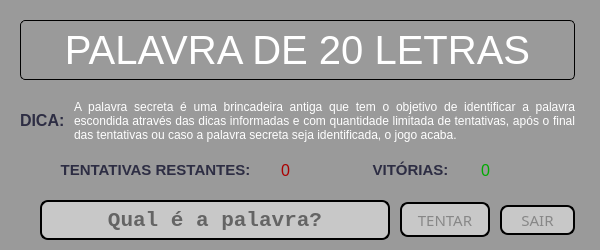
<?xml version="1.0" encoding="UTF-8"?>
<ui version="4.0">
 <class>MainWindow</class>
 <widget class="QMainWindow" name="MainWindow">
  <property name="geometry">
   <rect>
    <x>0</x>
    <y>0</y>
    <width>600</width>
    <height>250</height>
   </rect>
  </property>
  <property name="sizePolicy">
   <sizepolicy hsizetype="Fixed" vsizetype="Fixed">
    <horstretch>0</horstretch>
    <verstretch>0</verstretch>
   </sizepolicy>
  </property>
  <property name="minimumSize">
   <size>
    <width>600</width>
    <height>250</height>
   </size>
  </property>
  <property name="maximumSize">
   <size>
    <width>600</width>
    <height>250</height>
   </size>
  </property>
  <property name="windowTitle">
   <string>QUAL É A PALAVRA?</string>
  </property>
  <property name="windowIcon">
   <iconset>
    <normaloff>favicon.ico</normaloff>favicon.ico</iconset>
  </property>
  <widget class="QWidget" name="centralwidget">
   <layout class="QGridLayout" name="gridLayout">
    <property name="leftMargin">
     <number>0</number>
    </property>
    <property name="topMargin">
     <number>0</number>
    </property>
    <property name="rightMargin">
     <number>0</number>
    </property>
    <property name="bottomMargin">
     <number>0</number>
    </property>
    <property name="spacing">
     <number>0</number>
    </property>
    <item row="0" column="0">
     <widget class="QStackedWidget" name="paginas">
      <property name="currentIndex">
       <number>2</number>
      </property>
      <widget class="QWidget" name="paginaInicial">
       <property name="styleSheet">
        <string notr="true">background-color: rgb(154, 154, 154);
color: rgb(255, 255, 255);</string>
       </property>
       <layout class="QVBoxLayout" name="verticalLayout">
        <property name="spacing">
         <number>0</number>
        </property>
        <property name="leftMargin">
         <number>0</number>
        </property>
        <property name="topMargin">
         <number>0</number>
        </property>
        <property name="rightMargin">
         <number>0</number>
        </property>
        <property name="bottomMargin">
         <number>0</number>
        </property>
        <item>
         <widget class="QFrame" name="_frameOrganizacao">
          <property name="frameShape">
           <enum>QFrame::NoFrame</enum>
          </property>
          <property name="frameShadow">
           <enum>QFrame::Raised</enum>
          </property>
          <widget class="QPushButton" name="btnNovoJogo">
           <property name="geometry">
            <rect>
             <x>40</x>
             <y>90</y>
             <width>180</width>
             <height>40</height>
            </rect>
           </property>
           <property name="font">
            <font>
             <pointsize>15</pointsize>
            </font>
           </property>
           <property name="cursor">
            <cursorShape>PointingHandCursor</cursorShape>
           </property>
           <property name="styleSheet">
            <string notr="true">QPushButton {
	border: 2px solid;
	border-radius: 8px;
	color: #878787;
	background-color: rgb(200, 200, 200); 
}

QPushButton:hover {
	color: rgb(200, 200, 200);
	background-color: #878787;
}

QPushButton:pressed {
	color: rgb(200, 200, 200);
	background-color: black;
}</string>
           </property>
           <property name="text">
            <string>NOVO JOGO</string>
           </property>
          </widget>
          <widget class="QLabel" name="_labelIcone">
           <property name="geometry">
            <rect>
             <x>110</x>
             <y>20</y>
             <width>40</width>
             <height>40</height>
            </rect>
           </property>
           <property name="styleSheet">
            <string notr="true"/>
           </property>
           <property name="text">
            <string/>
           </property>
           <property name="pixmap">
            <pixmap>favicon.ico</pixmap>
           </property>
           <property name="scaledContents">
            <bool>true</bool>
           </property>
           <property name="alignment">
            <set>Qt::AlignCenter</set>
           </property>
          </widget>
          <widget class="QLabel" name="_labelTitulo">
           <property name="geometry">
            <rect>
             <x>160</x>
             <y>20</y>
             <width>331</width>
             <height>31</height>
            </rect>
           </property>
           <property name="font">
            <font>
             <family>Segoe Print</family>
             <pointsize>22</pointsize>
             <weight>75</weight>
             <bold>true</bold>
            </font>
           </property>
           <property name="styleSheet">
            <string notr="true">color: black;</string>
           </property>
           <property name="text">
            <string>QUAL É A PALAVRA?</string>
           </property>
          </widget>
          <widget class="QPushButton" name="btnSair">
           <property name="geometry">
            <rect>
             <x>40</x>
             <y>190</y>
             <width>120</width>
             <height>40</height>
            </rect>
           </property>
           <property name="font">
            <font>
             <pointsize>15</pointsize>
            </font>
           </property>
           <property name="cursor">
            <cursorShape>PointingHandCursor</cursorShape>
           </property>
           <property name="styleSheet">
            <string notr="true">QPushButton {
	border: 2px solid;
	border-radius: 8px;
	color: #878787;
	background-color: rgb(200, 200, 200); 
}

QPushButton:hover {
	color: rgb(200, 200, 200);
	background-color: #878787;
}

QPushButton:pressed {
	color: rgb(200, 200, 200);
	background-color: black;
}</string>
           </property>
           <property name="text">
            <string>SAIR</string>
           </property>
          </widget>
          <widget class="QPushButton" name="btnPalavras">
           <property name="geometry">
            <rect>
             <x>40</x>
             <y>140</y>
             <width>150</width>
             <height>40</height>
            </rect>
           </property>
           <property name="font">
            <font>
             <pointsize>15</pointsize>
            </font>
           </property>
           <property name="cursor">
            <cursorShape>PointingHandCursor</cursorShape>
           </property>
           <property name="styleSheet">
            <string notr="true">QPushButton {
	border: 2px solid;
	border-radius: 8px;
	color: #878787;
	background-color: rgb(200, 200, 200); 
}

QPushButton:hover {
	color: rgb(200, 200, 200);
	background-color: #878787;
}

QPushButton:pressed {
	color: rgb(200, 200, 200);
	background-color: black;
}</string>
           </property>
           <property name="text">
            <string>PALAVRAS</string>
           </property>
          </widget>
          <widget class="QLabel" name="_labelScore">
           <property name="geometry">
            <rect>
             <x>380</x>
             <y>70</y>
             <width>80</width>
             <height>20</height>
            </rect>
           </property>
           <property name="font">
            <font>
             <family>Segoe Print</family>
             <pointsize>16</pointsize>
             <weight>75</weight>
             <bold>true</bold>
            </font>
           </property>
           <property name="styleSheet">
            <string notr="true">color: rgb(45, 45, 67);</string>
           </property>
           <property name="text">
            <string>Score:</string>
           </property>
           <property name="alignment">
            <set>Qt::AlignCenter</set>
           </property>
          </widget>
          <widget class="QLabel" name="_labelScoreName">
           <property name="geometry">
            <rect>
             <x>310</x>
             <y>100</y>
             <width>80</width>
             <height>20</height>
            </rect>
           </property>
           <property name="font">
            <font>
             <family>Segoe Print</family>
             <pointsize>11</pointsize>
             <weight>75</weight>
             <bold>true</bold>
            </font>
           </property>
           <property name="styleSheet">
            <string notr="true">color: rgb(45, 45, 67);</string>
           </property>
           <property name="text">
            <string>NOME:</string>
           </property>
           <property name="alignment">
            <set>Qt::AlignCenter</set>
           </property>
          </widget>
          <widget class="QLabel" name="_labelScorePontos">
           <property name="geometry">
            <rect>
             <x>440</x>
             <y>100</y>
             <width>80</width>
             <height>20</height>
            </rect>
           </property>
           <property name="font">
            <font>
             <family>Segoe Print</family>
             <pointsize>11</pointsize>
             <weight>75</weight>
             <bold>true</bold>
            </font>
           </property>
           <property name="styleSheet">
            <string notr="true">color: rgb(45, 45, 67);</string>
           </property>
           <property name="text">
            <string>ACERTOS</string>
           </property>
           <property name="alignment">
            <set>Qt::AlignCenter</set>
           </property>
          </widget>
          <widget class="QLabel" name="labelPrimeiro">
           <property name="geometry">
            <rect>
             <x>320</x>
             <y>140</y>
             <width>150</width>
             <height>20</height>
            </rect>
           </property>
           <property name="font">
            <font>
             <family>Segoe Print</family>
             <pointsize>10</pointsize>
            </font>
           </property>
           <property name="styleSheet">
            <string notr="true">padding-left: 2px;</string>
           </property>
           <property name="text">
            <string>-</string>
           </property>
           <property name="alignment">
            <set>Qt::AlignLeading|Qt::AlignLeft|Qt::AlignVCenter</set>
           </property>
          </widget>
          <widget class="QLabel" name="labelPontosPrimeiro">
           <property name="geometry">
            <rect>
             <x>473</x>
             <y>140</y>
             <width>30</width>
             <height>20</height>
            </rect>
           </property>
           <property name="font">
            <font>
             <family>Segoe Print</family>
             <pointsize>10</pointsize>
            </font>
           </property>
           <property name="text">
            <string>-</string>
           </property>
           <property name="alignment">
            <set>Qt::AlignRight|Qt::AlignTrailing|Qt::AlignVCenter</set>
           </property>
          </widget>
          <widget class="QLabel" name="labelSegundo">
           <property name="geometry">
            <rect>
             <x>320</x>
             <y>170</y>
             <width>150</width>
             <height>20</height>
            </rect>
           </property>
           <property name="font">
            <font>
             <family>Segoe Print</family>
             <pointsize>10</pointsize>
            </font>
           </property>
           <property name="styleSheet">
            <string notr="true">padding-left: 2px;</string>
           </property>
           <property name="text">
            <string>-</string>
           </property>
           <property name="alignment">
            <set>Qt::AlignLeading|Qt::AlignLeft|Qt::AlignVCenter</set>
           </property>
          </widget>
          <widget class="QLabel" name="labelPontosSegundo">
           <property name="geometry">
            <rect>
             <x>473</x>
             <y>170</y>
             <width>30</width>
             <height>20</height>
            </rect>
           </property>
           <property name="font">
            <font>
             <family>Segoe Print</family>
             <pointsize>10</pointsize>
            </font>
           </property>
           <property name="text">
            <string>-</string>
           </property>
           <property name="alignment">
            <set>Qt::AlignRight|Qt::AlignTrailing|Qt::AlignVCenter</set>
           </property>
          </widget>
          <widget class="QLabel" name="labelTerceiro">
           <property name="geometry">
            <rect>
             <x>320</x>
             <y>200</y>
             <width>150</width>
             <height>20</height>
            </rect>
           </property>
           <property name="font">
            <font>
             <family>Segoe Print</family>
             <pointsize>10</pointsize>
            </font>
           </property>
           <property name="styleSheet">
            <string notr="true">padding-left: 2px;</string>
           </property>
           <property name="text">
            <string>-</string>
           </property>
           <property name="alignment">
            <set>Qt::AlignLeading|Qt::AlignLeft|Qt::AlignVCenter</set>
           </property>
          </widget>
          <widget class="QLabel" name="labelPontosTerceiro">
           <property name="geometry">
            <rect>
             <x>473</x>
             <y>200</y>
             <width>30</width>
             <height>20</height>
            </rect>
           </property>
           <property name="font">
            <font>
             <family>Segoe Print</family>
             <pointsize>10</pointsize>
            </font>
           </property>
           <property name="text">
            <string>-</string>
           </property>
           <property name="alignment">
            <set>Qt::AlignRight|Qt::AlignTrailing|Qt::AlignVCenter</set>
           </property>
          </widget>
         </widget>
        </item>
       </layout>
      </widget>
      <widget class="QWidget" name="paginaPalavras">
       <property name="styleSheet">
        <string notr="true">background-color: rgb(154, 154, 154);
color: rgb(255, 255, 255);</string>
       </property>
       <widget class="QListWidget" name="listaDePalavras">
        <property name="geometry">
         <rect>
          <x>20</x>
          <y>50</y>
          <width>461</width>
          <height>191</height>
         </rect>
        </property>
        <property name="cursor" stdset="0">
         <cursorShape>ArrowCursor</cursorShape>
        </property>
        <property name="styleSheet">
         <string notr="true">border: 2px solid black;
border-radius: 8px;
padding: 2px;
color: #000;
background-color: rgb(200, 200, 200); 
</string>
        </property>
        <item>
         <property name="text">
          <string>ID - PALAVRA - DESCRIÇÃO</string>
         </property>
        </item>
       </widget>
       <widget class="QPushButton" name="btnAdicionar">
        <property name="geometry">
         <rect>
          <x>490</x>
          <y>55</y>
          <width>100</width>
          <height>30</height>
         </rect>
        </property>
        <property name="minimumSize">
         <size>
          <width>100</width>
          <height>30</height>
         </size>
        </property>
        <property name="font">
         <font>
          <family>Arial Black</family>
          <pointsize>11</pointsize>
          <weight>50</weight>
          <bold>false</bold>
         </font>
        </property>
        <property name="cursor">
         <cursorShape>PointingHandCursor</cursorShape>
        </property>
        <property name="styleSheet">
         <string notr="true">QPushButton {
	border: 2px solid;
	border-radius: 8px;
	color: #878787;
	background-color: rgb(200, 200, 200); 
}

QPushButton:hover {
	color: rgb(200, 200, 200);
	background-color: #878787;
}

QPushButton:pressed {
	color: rgb(200, 200, 200);
	background-color: black;
}</string>
        </property>
        <property name="text">
         <string>Adicionar</string>
        </property>
       </widget>
       <widget class="QPushButton" name="btnRemover">
        <property name="geometry">
         <rect>
          <x>490</x>
          <y>97</y>
          <width>100</width>
          <height>30</height>
         </rect>
        </property>
        <property name="minimumSize">
         <size>
          <width>100</width>
          <height>30</height>
         </size>
        </property>
        <property name="font">
         <font>
          <family>Arial Black</family>
          <pointsize>11</pointsize>
          <weight>50</weight>
          <bold>false</bold>
         </font>
        </property>
        <property name="cursor">
         <cursorShape>PointingHandCursor</cursorShape>
        </property>
        <property name="styleSheet">
         <string notr="true">QPushButton {
	border: 2px solid;
	border-radius: 8px;
	color: #878787;
	background-color: rgb(200, 200, 200); 
}

QPushButton:hover {
	color: rgb(200, 200, 200);
	background-color: #878787;
}

QPushButton:pressed {
	color: rgb(200, 200, 200);
	background-color: black;
}</string>
        </property>
        <property name="text">
         <string>Remover</string>
        </property>
       </widget>
       <widget class="QPushButton" name="btnVoltar">
        <property name="enabled">
         <bool>true</bool>
        </property>
        <property name="geometry">
         <rect>
          <x>500</x>
          <y>163</y>
          <width>80</width>
          <height>30</height>
         </rect>
        </property>
        <property name="minimumSize">
         <size>
          <width>80</width>
          <height>30</height>
         </size>
        </property>
        <property name="font">
         <font>
          <family>Arial Black</family>
          <pointsize>11</pointsize>
          <weight>50</weight>
          <bold>false</bold>
         </font>
        </property>
        <property name="cursor">
         <cursorShape>PointingHandCursor</cursorShape>
        </property>
        <property name="styleSheet">
         <string notr="true">QPushButton {
	border: 2px solid;
	border-radius: 8px;
	color: #878787;
	background-color: rgb(200, 200, 200); 
}

QPushButton:hover {
	color: rgb(200, 200, 200);
	background-color: #878787;
}

QPushButton:pressed {
	color: rgb(200, 200, 200);
	background-color: black;
}</string>
        </property>
        <property name="text">
         <string>Voltar</string>
        </property>
       </widget>
       <widget class="QLabel" name="_labelTitulo_2">
        <property name="geometry">
         <rect>
          <x>20</x>
          <y>10</y>
          <width>461</width>
          <height>31</height>
         </rect>
        </property>
        <property name="font">
         <font>
          <family>Segoe Print</family>
          <pointsize>22</pointsize>
          <weight>75</weight>
          <bold>true</bold>
         </font>
        </property>
        <property name="styleSheet">
         <string notr="true">color: black;</string>
        </property>
        <property name="text">
         <string>GERENCIADOR DE PALAVRAS.</string>
        </property>
       </widget>
      </widget>
      <widget class="QWidget" name="paginaGame">
       <property name="styleSheet">
        <string notr="true">background-color: rgb(154, 154, 154);
color: rgb(255, 255, 255);</string>
       </property>
       <widget class="QLabel" name="labelPalavraSecreta">
        <property name="geometry">
         <rect>
          <x>20</x>
          <y>20</y>
          <width>555</width>
          <height>60</height>
         </rect>
        </property>
        <property name="font">
         <font>
          <family>Arial</family>
          <pointsize>30</pointsize>
          <weight>50</weight>
          <bold>false</bold>
          <underline>false</underline>
         </font>
        </property>
        <property name="styleSheet">
         <string notr="true">border: 1px solid black;
border-radius: 5px;
</string>
        </property>
        <property name="text">
         <string>PALAVRA DE 20 LETRAS</string>
        </property>
        <property name="alignment">
         <set>Qt::AlignCenter</set>
        </property>
       </widget>
       <widget class="QLabel" name="_labelDica">
        <property name="geometry">
         <rect>
          <x>20</x>
          <y>90</y>
          <width>51</width>
          <height>60</height>
         </rect>
        </property>
        <property name="font">
         <font>
          <pointsize>12</pointsize>
          <weight>75</weight>
          <bold>true</bold>
         </font>
        </property>
        <property name="styleSheet">
         <string notr="true">color: rgb(45, 45, 67);</string>
        </property>
        <property name="text">
         <string>DICA:</string>
        </property>
       </widget>
       <widget class="QLabel" name="labelDica">
        <property name="geometry">
         <rect>
          <x>74</x>
          <y>90</y>
          <width>501</width>
          <height>61</height>
         </rect>
        </property>
        <property name="font">
         <font>
          <pointsize>9</pointsize>
         </font>
        </property>
        <property name="styleSheet">
         <string notr="true">color: rgb(255, 255, 255);</string>
        </property>
        <property name="text">
         <string>A palavra secreta é uma brincadeira antiga que tem o objetivo de identificar a palavra escondida através das dicas informadas e com quantidade limitada de tentativas, após o final das tentativas ou caso a palavra secreta seja identificada, o jogo acaba.</string>
        </property>
        <property name="scaledContents">
         <bool>false</bool>
        </property>
        <property name="alignment">
         <set>Qt::AlignJustify|Qt::AlignVCenter</set>
        </property>
        <property name="wordWrap">
         <bool>true</bool>
        </property>
        <property name="margin">
         <number>10</number>
        </property>
       </widget>
       <widget class="QLabel" name="_labelTentativas">
        <property name="geometry">
         <rect>
          <x>60</x>
          <y>150</y>
          <width>191</width>
          <height>40</height>
         </rect>
        </property>
        <property name="font">
         <font>
          <pointsize>11</pointsize>
          <weight>75</weight>
          <bold>true</bold>
         </font>
        </property>
        <property name="styleSheet">
         <string notr="true">color: rgb(45, 45, 67);</string>
        </property>
        <property name="text">
         <string>TENTATIVAS RESTANTES:</string>
        </property>
        <property name="alignment">
         <set>Qt::AlignCenter</set>
        </property>
       </widget>
       <widget class="QLabel" name="labelTentativas">
        <property name="geometry">
         <rect>
          <x>260</x>
          <y>150</y>
          <width>51</width>
          <height>40</height>
         </rect>
        </property>
        <property name="font">
         <font>
          <pointsize>12</pointsize>
          <weight>50</weight>
          <bold>false</bold>
         </font>
        </property>
        <property name="styleSheet">
         <string notr="true">color: rgb(170, 0, 0);</string>
        </property>
        <property name="text">
         <string>0</string>
        </property>
        <property name="alignment">
         <set>Qt::AlignCenter</set>
        </property>
       </widget>
       <widget class="QLineEdit" name="inputTentativa">
        <property name="geometry">
         <rect>
          <x>40</x>
          <y>200</y>
          <width>350</width>
          <height>40</height>
         </rect>
        </property>
        <property name="sizePolicy">
         <sizepolicy hsizetype="Fixed" vsizetype="Fixed">
          <horstretch>0</horstretch>
          <verstretch>0</verstretch>
         </sizepolicy>
        </property>
        <property name="font">
         <font>
          <family>Courier New</family>
          <pointsize>16</pointsize>
          <weight>75</weight>
          <bold>true</bold>
         </font>
        </property>
        <property name="cursor">
         <cursorShape>IBeamCursor</cursorShape>
        </property>
        <property name="focusPolicy">
         <enum>Qt::ClickFocus</enum>
        </property>
        <property name="styleSheet">
         <string notr="true">border: 2px solid black;
border-radius: 8px;
padding: 2px;
color: #000;
background-color: rgb(200, 200, 200); 
</string>
        </property>
        <property name="maxLength">
         <number>22</number>
        </property>
        <property name="alignment">
         <set>Qt::AlignCenter</set>
        </property>
        <property name="placeholderText">
         <string>Qual é a palavra?</string>
        </property>
       </widget>
       <widget class="QPushButton" name="btnTentativa">
        <property name="geometry">
         <rect>
          <x>400</x>
          <y>202</y>
          <width>90</width>
          <height>35</height>
         </rect>
        </property>
        <property name="font">
         <font>
          <family>Arial Black</family>
          <pointsize>11</pointsize>
          <weight>50</weight>
          <italic>false</italic>
          <bold>false</bold>
         </font>
        </property>
        <property name="cursor">
         <cursorShape>PointingHandCursor</cursorShape>
        </property>
        <property name="autoFillBackground">
         <bool>false</bool>
        </property>
        <property name="styleSheet">
         <string notr="true">QPushButton {
	border: 2px solid;
	border-radius: 8px;
	color: #878787;
	background-color: rgb(200, 200, 200); 
}

QPushButton:hover {
	color: rgb(200, 200, 200);
	background-color: #878787;
}

QPushButton:pressed {
	color: rgb(200, 200, 200);
	background-color: black;
}</string>
        </property>
        <property name="text">
         <string>TENTAR</string>
        </property>
        <property name="checkable">
         <bool>false</bool>
        </property>
        <property name="checked">
         <bool>false</bool>
        </property>
       </widget>
       <widget class="QLabel" name="_labelVitorias">
        <property name="geometry">
         <rect>
          <x>360</x>
          <y>150</y>
          <width>101</width>
          <height>40</height>
         </rect>
        </property>
        <property name="font">
         <font>
          <pointsize>11</pointsize>
          <weight>75</weight>
          <bold>true</bold>
         </font>
        </property>
        <property name="styleSheet">
         <string notr="true">color: rgb(45, 45, 67);</string>
        </property>
        <property name="text">
         <string>VITÓRIAS:</string>
        </property>
        <property name="alignment">
         <set>Qt::AlignCenter</set>
        </property>
       </widget>
       <widget class="QLabel" name="labelVitorias">
        <property name="geometry">
         <rect>
          <x>460</x>
          <y>150</y>
          <width>51</width>
          <height>40</height>
         </rect>
        </property>
        <property name="font">
         <font>
          <pointsize>12</pointsize>
          <weight>50</weight>
          <bold>false</bold>
         </font>
        </property>
        <property name="styleSheet">
         <string notr="true">color: rgb(0, 170, 0);
</string>
        </property>
        <property name="text">
         <string>0</string>
        </property>
        <property name="alignment">
         <set>Qt::AlignCenter</set>
        </property>
       </widget>
       <widget class="QPushButton" name="btnSairJogo">
        <property name="geometry">
         <rect>
          <x>500</x>
          <y>205</y>
          <width>75</width>
          <height>30</height>
         </rect>
        </property>
        <property name="font">
         <font>
          <family>Arial Black</family>
          <pointsize>11</pointsize>
          <weight>50</weight>
          <italic>false</italic>
          <bold>false</bold>
         </font>
        </property>
        <property name="cursor">
         <cursorShape>PointingHandCursor</cursorShape>
        </property>
        <property name="autoFillBackground">
         <bool>false</bool>
        </property>
        <property name="styleSheet">
         <string notr="true">QPushButton {
	border: 2px solid;
	border-radius: 8px;
	color: #878787;
	background-color: rgb(200, 200, 200); 
}

QPushButton:hover {
	color: rgb(200, 200, 200);
	background-color: #878787;
}

QPushButton:pressed {
	color: rgb(200, 200, 200);
	background-color: black;
}</string>
        </property>
        <property name="text">
         <string>SAIR</string>
        </property>
        <property name="checkable">
         <bool>false</bool>
        </property>
        <property name="checked">
         <bool>false</bool>
        </property>
       </widget>
       <zorder>labelPalavraSecreta</zorder>
       <zorder>_labelDica</zorder>
       <zorder>labelDica</zorder>
       <zorder>labelTentativas</zorder>
       <zorder>inputTentativa</zorder>
       <zorder>btnTentativa</zorder>
       <zorder>_labelTentativas</zorder>
       <zorder>_labelVitorias</zorder>
       <zorder>labelVitorias</zorder>
       <zorder>btnSairJogo</zorder>
      </widget>
     </widget>
    </item>
   </layout>
  </widget>
 </widget>
 <resources/>
 <connections/>
</ui>
